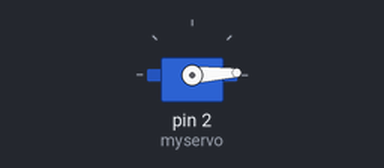
A sketch run on a simulated Arduino Uno, built with avr-gcc and run on an emulated ATmega328P. Shown: servo.

Above: at 0.05 s.
At 0.45 s:
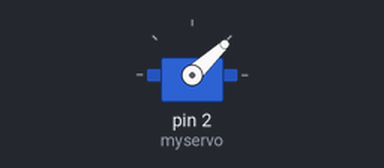
At 0.9 s:
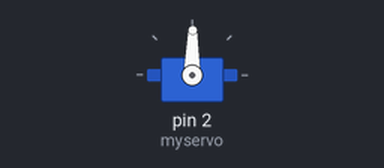
At 1.8 s:
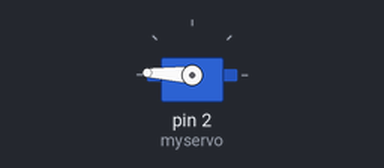
Timing chart, 0 to 4.2 s (numbered marks = the images above):
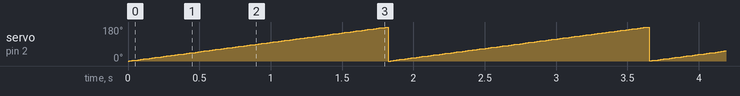

Measured:
- by itself, servo on pin 2 (myservo): ramps from 0° to 180° and jumps back, once every 1.8 s

The sketch:

servo_pos.ino
```cpp
#include <Servo.h>
Servo myservo;
int pos = 0;
void setup() {
   myservo.attach(2);
}

void loop() {
  for( pos = 0 ; pos<=180 ; pos++){
    myservo.write(pos);
    delay(10);
  }
  }
```
